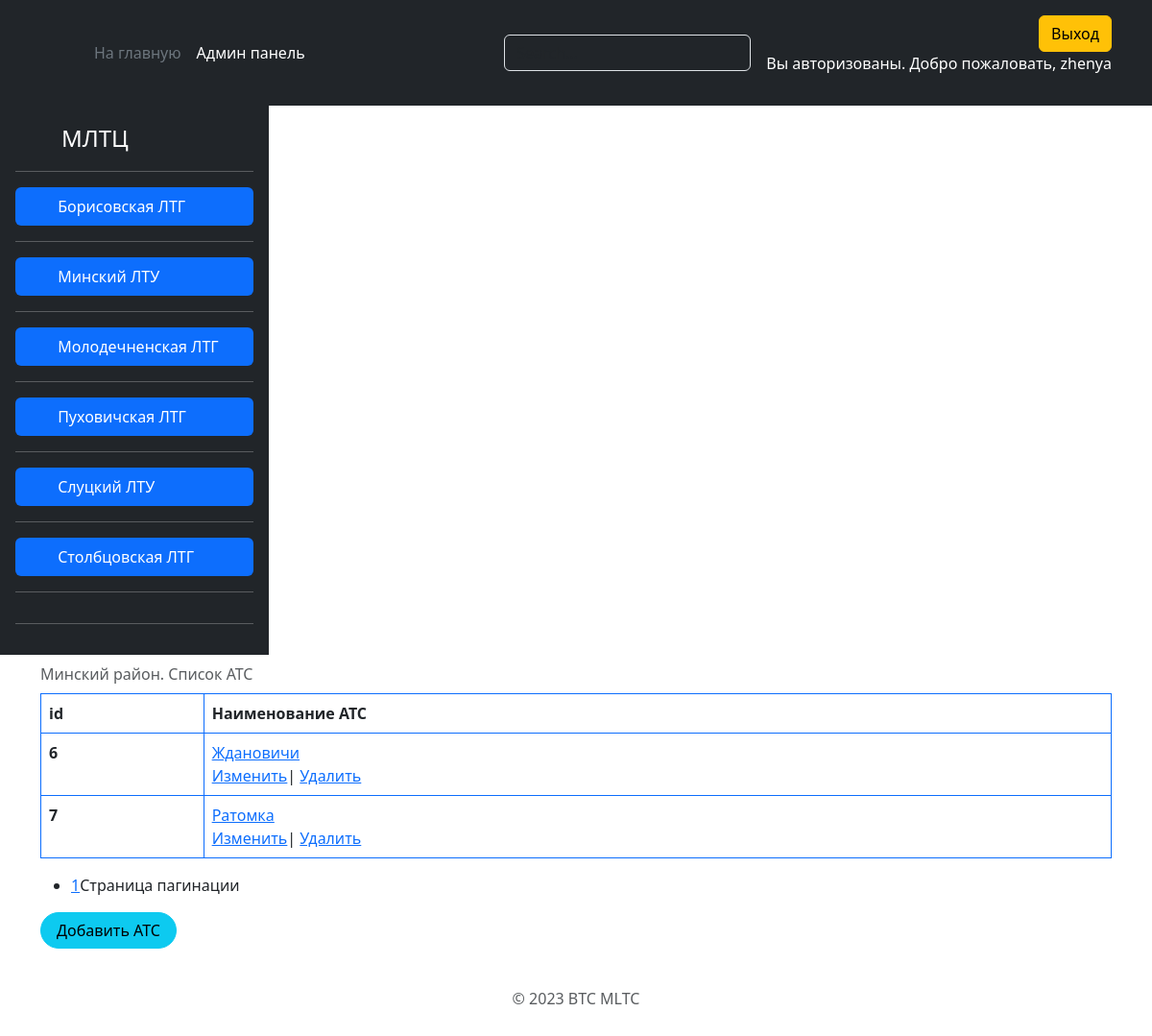
The page /ats/minskij/ (signed in) on the database as committed earlier.
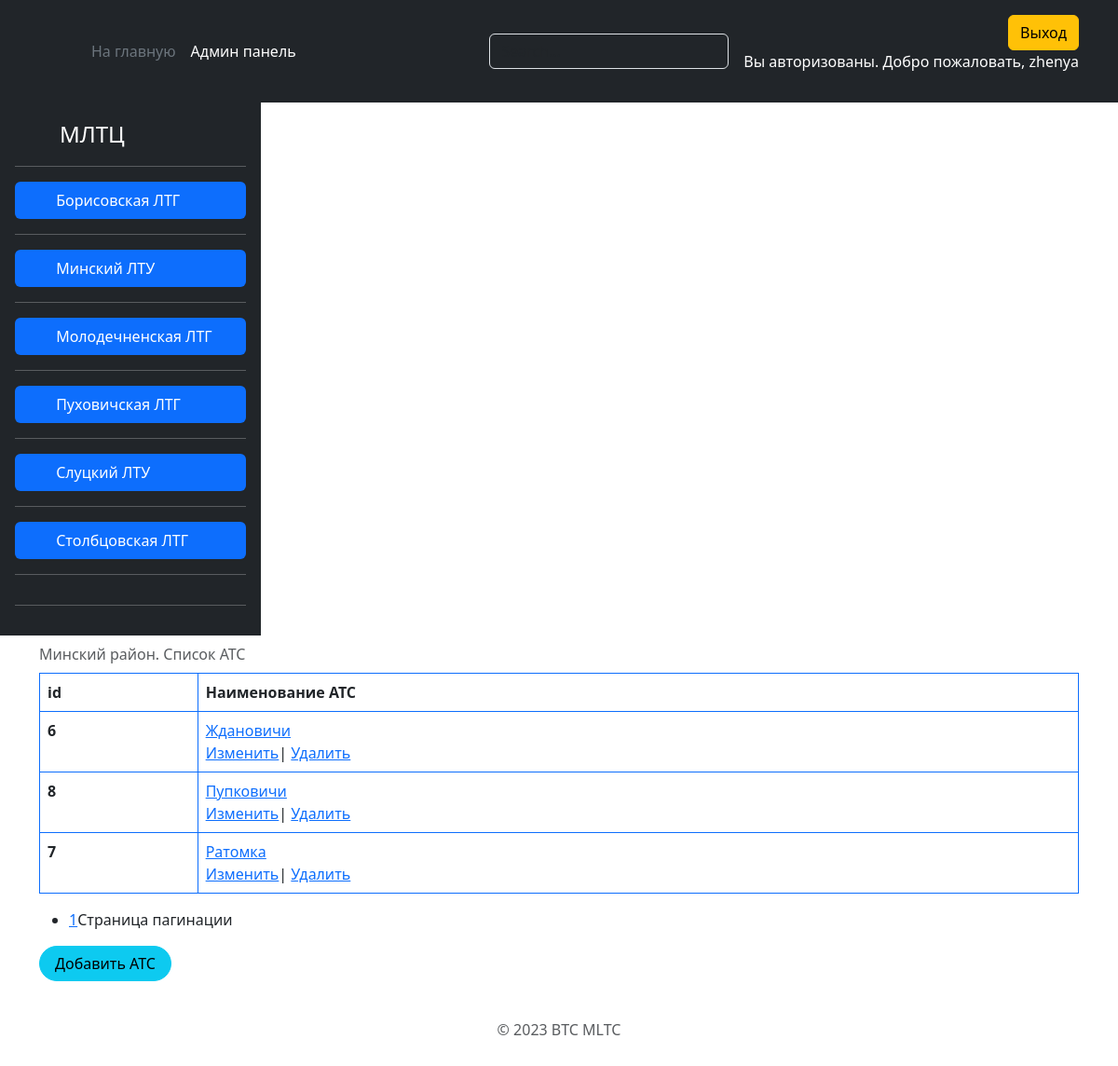
The same page on the database as committed later.
### ats/models.py (models this page shows, shortened)
class Department(models.Model):
    name = models.CharField(max_length=20, verbose_name='Подразделение')
    slug = models.SlugField(max_length=255, unique=True, db_index=True, verbose_name="URL")
    def get_absolute_url(self):
        return reverse('area', kwargs={'dep_slug': self.slug})
    class Meta:
        verbose_name = 'Подразделения'
        verbose_name_plural = 'Подразделения'
        ordering = ['name']

class Area(models.Model):
    name = models.CharField(max_length=20, verbose_name='Наименование района')
    slug = models.SlugField(max_length=255, unique=True, db_index=True, verbose_name="URL")
    department = models.ManyToManyField('Department', related_name="areas", verbose_name='Подразделение')
    class Meta:
        verbose_name = 'Районы'
        verbose_name_plural = 'Районы'
        ordering = ['name']

class Ats(models.Model):
    name = models.CharField(max_length=20, verbose_name='Наименование АТС')
    slug = models.SlugField(max_length=255, unique=True, db_index=True, verbose_name="URL")
    area = models.ForeignKey('Area', on_delete=models.CASCADE, verbose_name='Район')
    def get_absolute_url(self):
        return reverse('ats_room', kwargs={'ats_slug': self.slug})
    class Meta:
        verbose_name = 'АТС'
        verbose_name_plural = 'АТС'
        ordering = ['name']

### ats/views.py (the view)
# urls.py: path('ats/<slug:area_slug>/', ats, name='ats'),
def ats(request, area_slug):#вернуть список районов подразделения
    if request.user.is_authenticated:
        ar = Area.objects.get(slug=area_slug)
        list_ats = Ats.objects.filter(area__name=ar.name)
        paginator = Paginator(list_ats, 5)
        page_number = request.GET.get('page')
        page_obj = paginator.get_page(page_number)
        context = {
            'ar': ar,
            'list_ats': list_ats,
            'title': 'Список АТС',
            'page_obj': page_obj
        }
        return render(request, 'ats/ats_lst.html', context=context)
    else:
        return redirect('login')

### ats/templatetags/dep_tag.py (called while the page is built)
@register.simple_tag(name='getdep')
def get_department():
    return Department.objects.all()

### ats/templates/ats/ats_lst.html (shortened to what this page needs)
{% extends 'ats/base.html' %}
{% block content %}
  {% block ats_lst %}
    <table class="table table-bordered border-primary caption-top">
      <caption>{{ ar.name }} район. Список АТС</caption>
      <thead>
      <tr>
        <th scope="col">id</th>
        <th scope="col">Наименование АТС</th>
      </tr>
      </thead>
      <tbody>
      {% for ats in page_obj %}
        <tr>
          <th scope="row">{{ ats.pk }}</th>
          <td>
            <a href="{{ ats.get_absolute_url }}">{{ ats.name }}</a><br>
            <a href="{% url 'edit_ats' ats_slug=ats.slug %}">Изменить</a>|
            <a href="{% url 'delete_ats' ats_slug=ats.slug %}">Удалить</a>
          </td>
        </tr>
      {% endfor %}
      </tbody>
    </table>
    <nav>
      <ul>
        {% for p in page_obj.paginator.page_range %}
          <li>
            <a href="?page={{ p }}">{{ p }}</a>Страница пагинации
          </li>
        {% endfor %}
      </ul>
    </nav>
  {% endblock %}
  {% block addats %}
    <a href="{% url 'add_ats' area_slug=ar.slug %}">
      <button class="btn btn-info rounded-pill px-3" type="button">Добавить АТС</button>
    </a>
  {% endblock %}
{% endblock %}

### ats/templates/ats/base.html (shortened to what this page needs)
{% load static %}
{% load dep_tag %}
<!DOCTYPE html>
<html lang="ru">
<head>
  <link href="https://cdn.jsdelivr.net/npm/bootstrap@5.3.0-alpha3/dist/css/bootstrap.min.css" rel="stylesheet"
>
</head>
<body>
<header class="p-3 text-bg-dark">
  <div class="container">
    <div class="d-flex flex-wrap align-items-center justify-content-center justify-content-lg-start">
      <a href="/" class="d-flex align-items-center mb-2 mb-lg-0 text-white text-decoration-none">
        <svg class="bi me-2" width="40" height="32" role="img" aria-label="Bootstrap">
          <use xlink:href="#bootstrap"></use>
        </svg>
      </a>
      <ul class="nav col-12 col-lg-auto me-lg-auto mb-2 justify-content-center mb-md-0">
        <li><a href="{% url 'home' %}" class="nav-link px-2 text-secondary">На главную</a></li>
        <li><a href="/admin/" class="nav-link px-2 text-white">Админ панель</a></li>
      </ul>
      <form class="col-12 col-lg-auto mb-3 mb-lg-0 me-lg-3" role="search">
        <input type="search" class="form-control form-control-dark text-bg-dark" placeholder="Search..."
               aria-label="Search">
      </form>
      <div class="text-end">
        {% if request.user.is_authenticated %}
          <a href="{% url 'logout' %}">
            <button type="button" class="btn btn-warning">Выход</button>
          </a>
          <p>Вы авторизованы. Добро пожаловать, {{ request.user.username }}</p>
        {% endif %}
      </div>
    </div>
  </div>
</header>
<main class="d-flex flex-wrap">
  {% block lst_department %}
    <div class="d-flex flex-column flex-shrink-0 p-3 text-bg-dark" style="width: 280px;">
      <a href="/" class="d-flex align-items-center mb-3 mb-md-0 me-md-auto text-white text-decoration-none">
        <svg class="bi pe-none me-2" width="40" height="32">
          <use xlink:href="#bootstrap"></use>
        </svg>
        <span class="fs-4">МЛТЦ</span>
      </a>
      <hr>
      <ul class="nav nav-pills flex-column mb-auto">
        {% getdep as list_dep %}
        {% for lst in list_dep %}
          <li class="nav-item">
            <a href="{{ lst.get_absolute_url }}" class="nav-link active" aria-current="page">
              <svg class="bi pe-none me-2" width="16" height="16">
                <use xlink:href="#home"></use>
              </svg>
              {{ lst.name }}
            </a>
          </li>
          <hr>
        {% endfor %}
      </ul>
      <hr>
    </div>
  {% endblock lst_department %}
  <div class="container">
    {% block content %}
    {% endblock %}
  </div>
</main>
<div class="container">
  <footer class="py-3 my-4">
    <p class="text-center text-body-secondary">© 2023 BTC MLTC</p>
  </footer>
</div>
</body>
</html>

Rows that differ between the two databases and show on the page:
added Ats: pk "8", name "Пупковичи"
